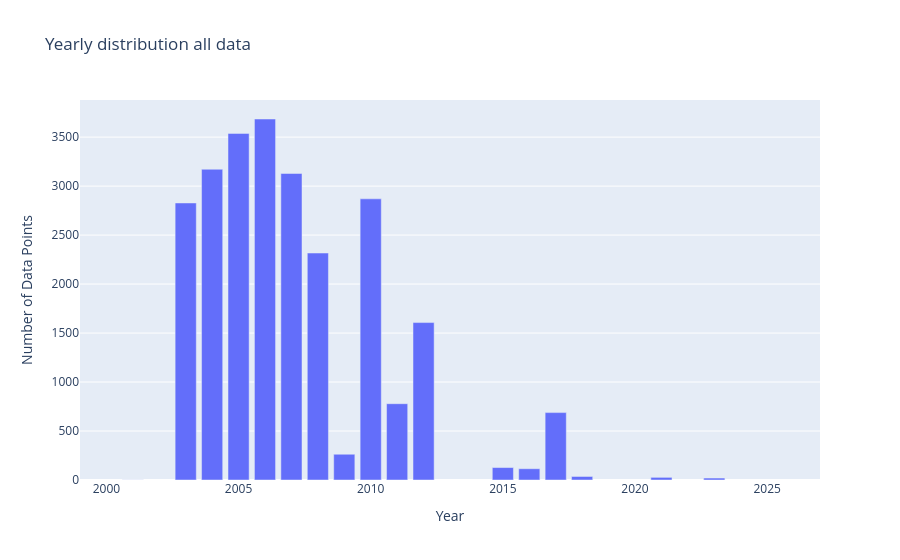

This figure's notebook cell:
### Code cell
year_test=bco.copy()
year_test['datetime'] = pd.to_datetime(year_test['datetime'])
year_test['year'] = year_test['datetime'].dt.year
grouped = year_test.groupby(['year']).size().reset_index(name='DataPoints')

# Create bar chart
fig = px.bar(grouped,x='year', y='DataPoints', title='Yearly distribution all data',
             labels={'year': 'Year', 'DataPoints': 'Number of Data Points', 'metadata': 'Metadata'},)
fig.update_xaxes(range=[1999,2027])
fig.update_layout(barmode='stack')  # ensures stacking
fig.show()

### Figure 1 — Plotly figure (JSON) as saved in the notebook; plotly's stock layout.template omitted (floating-point values rounded to 4 significant figures)
{"data": [{"hovertemplate": "Year=%{x}<br>Number of Data Points=%{y}<extra></extra>", "legendgroup": "", "marker": {"color": "#636efa", "pattern": {"shape": ""}}, "name": "", "orientation": "v", "showlegend": false, "textposition": "auto", "type": "bar", "x": [2001, 2003, 2004, 2005, 2006, 2007, 2008, 2009, 2010, 2011, 2012, 2015, 2016, 2017, 2018, 2021, 2023], "xaxis": "x", "y": [1, 2828, 3172, 3538, 3685, 3129, 2317, 263, 2870, 779, 1607, 127, 115, 688, 36, 27, 20], "yaxis": "y"}], "layout": {"autosize": true, "barmode": "stack", "legend": {"tracegroupgap": 0}, "title": {"text": "Yearly distribution all data"}, "xaxis": {"anchor": "y", "domain": [0, 1], "range": [1999, 2027], "title": {"text": "Year"}, "type": "linear"}, "yaxis": {"anchor": "x", "autorange": true, "domain": [0, 1], "range": [0, 3879.0], "title": {"text": "Number of Data Points"}, "type": "linear"}}}
